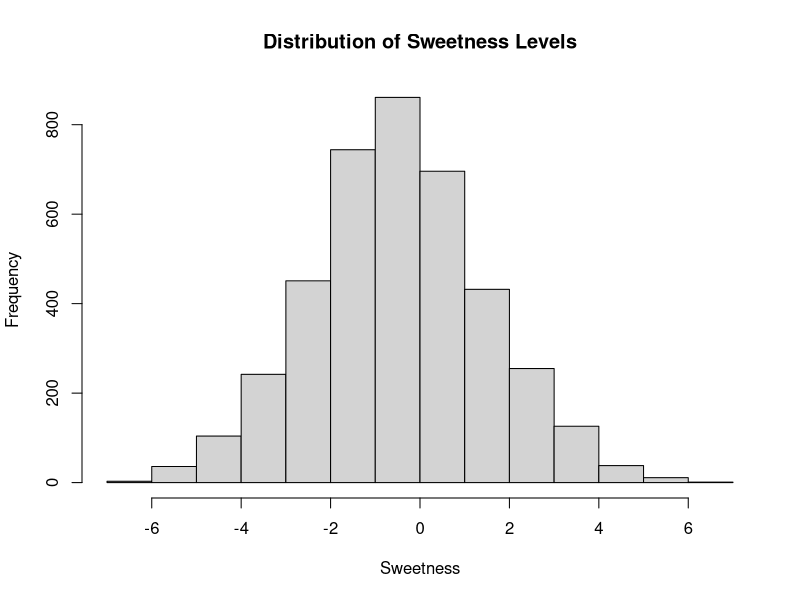
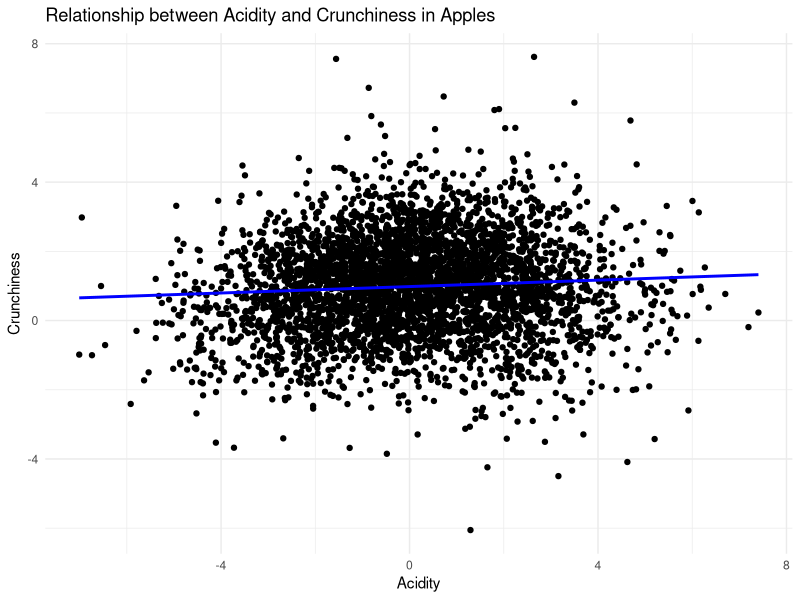

The R source for these figures, in order:
## ---- chunk 1

data <- read.csv("./apple_quality.csv")

# Basic information about the dataset
number_of_rows <- nrow(data)
number_of_columns <- ncol(data)


print(paste("Number of Rows:", number_of_rows))
print(paste("Number of Columns:", number_of_columns))



## ---- chunk 2
## Variable Descriptions:
column_names <- colnames(data)
data_types <- sapply(data, class)

column_info <- data.frame(
  ColumnName = column_names,
  DataType = data_types
)
print(column_info)
## ---- chunk 3


# Load the dataset
apple_quality <- read.csv("./apple_quality.csv")

# summary of total dataset
str(apple_quality)
 

# Identify rows with any NA values
rows_with_na <- apply(apple_quality, 1, function(x) any(is.na(x)))

# Display rows with NA values
apple_quality[rows_with_na, ]

apple_quality <- na.omit(apple_quality)

# Converting Quality to a factor
apple_quality$Quality <- as.factor(apple_quality$Quality)

apple_quality$Weight <- as.numeric(apple_quality$Weight)
apple_quality$Ripeness <- as.numeric(apple_quality$Ripeness)

logit_model <- glm(Quality ~ Weight + Ripeness, data = apple_quality, family = "binomial")
summary(logit_model)

## ---- chunk 4


# Descriptive statistics for Sweetness
summary(apple_quality$Sweetness)

# Histogram for Sweetness distribution
hist(apple_quality$Sweetness, main="Distribution of Sweetness Levels", xlab="Sweetness")


## ---- chunk 5
library(ggplot2)

# Linear regression to study the relationship between Acidity and Crunchiness
lm_result <- lm(Crunchiness ~ Acidity, data = apple_quality)
summary(lm_result)


ggplot(apple_quality, aes(x = Acidity, y = Crunchiness)) +
  geom_point() +  # Plot the data points
  geom_smooth(method = "lm", se = FALSE, color = "blue") +  # Add a linear regression line
  labs(title = "Relationship between Acidity and Crunchiness in Apples",
       x = "Acidity",
       y = "Crunchiness") +
  theme_minimal()
